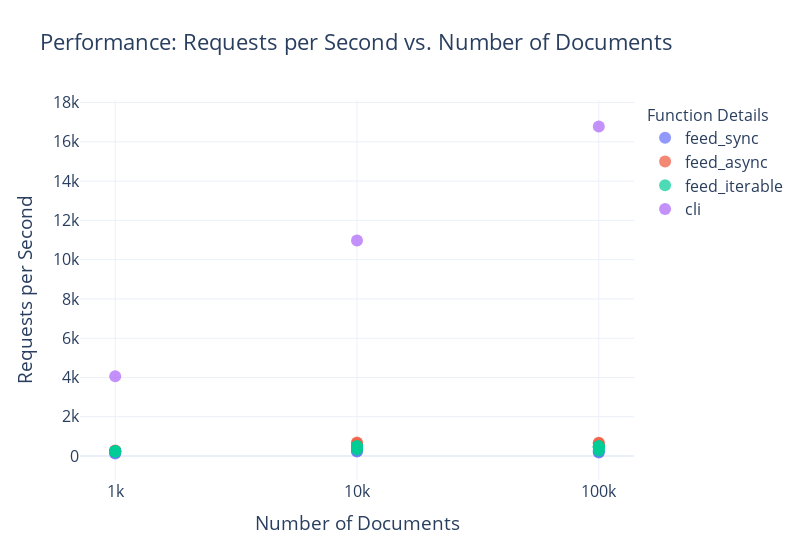

Notebook source saved alongside this figure:
### Code cell
df_total = pd.concat([df, df_cli])

plot_performance(df_total)

### Figure 1 — Plotly figure (JSON) as saved in the notebook; plotly's stock layout.template omitted (floating-point values rounded to 4 significant figures)
{"data": [{"customdata": [[null, null, 16], [null, null, 64], [null, null, 16], [null, null, 64], [null, null, 16], [null, null, 64]], "hovertemplate": "function_name=feed_sync<br>Number of Documents=%{x}<br>Requests per Second=%{y}<br>max_workers=%{customdata[0]}<br>max_queue_size=%{customdata[1]}<br>max_connections=%{customdata[2]}<extra></extra>", "legendgroup": "feed_sync", "marker": {"color": "#636efa", "opacity": 0.7, "size": 12, "symbol": "circle"}, "mode": "markers", "name": "feed_sync", "orientation": "v", "showlegend": true, "type": "scatter", "x": [1000, 1000, 10000, 10000, 100000, 100000], "xaxis": "x", "y": [127.9, 149.5, 249.4, 225.7, 209.3, 175.6], "yaxis": "y"}, {"customdata": [[null, null, 16], [null, null, 64], [null, null, 16], [null, null, 64], [null, null, 16], [null, null, 64]], "hovertemplate": "function_name=feed_async<br>Number of Documents=%{x}<br>Requests per Second=%{y}<br>max_workers=%{customdata[0]}<br>max_queue_size=%{customdata[1]}<br>max_connections=%{customdata[2]}<extra></extra>", "legendgroup": "feed_async", "marker": {"color": "#EF553B", "opacity": 0.7, "size": 12, "symbol": "circle"}, "mode": "markers", "name": "feed_async", "orientation": "v", "showlegend": true, "type": "scatter", "x": [1000, 1000, 10000, 10000, 100000, 100000], "xaxis": "x", "y": [260.6, 277.0, 646.3, 682.3, 649.5, 669.9], "yaxis": "y"}, {"customdata": [[16, 1000, 64], [16, 10000, 64], [64, 1000, 64], [64, 10000, 64], [16, 1000, 128], [16, 10000, 128], [64, 1000, 128], [64, 10000, 128], [16, 1000, 64], [16, 10000, 64], [64, 1000, 64], [64, 10000, 64], [16, 1000, 128], [16, 10000, 128], [64, 1000, 128], [64, 10000, 128], [16, 1000, 64], [16, 10000, 64], [64, 1000, 64], [64, 10000, 64], [16, 1000, 128], [16, 10000, 128], [64, 1000, 128], [64, 10000, 128]], "hovertemplate": "function_name=feed_iterable<br>Number of Documents=%{x}<br>Requests per Second=%{y}<br>max_workers=%{customdata[0]}<br>max_queue_size=%{customdata[1]}<br>max_connections=%{customdata[2]}<extra></extra>", "legendgroup": "feed_iterable", "marker": {"color": "#00cc96", "opacity": 0.7, "size": 12, "symbol": "circle"}, "mode": "markers", "name": "feed_iterable", "orientation": "v", "showlegend": true, "type": "scatter", "x": [1000, 1000, 1000, 1000, 1000, 1000, 1000, 1000, 10000, 10000, 10000, 10000, 10000, 10000, 10000, 10000, 100000, 100000, 100000, 100000, 100000, 100000, 100000, 100000], "xaxis": "x", "y": [238.9, 238.4, 224.9, 227.6, 232.6, 237.2, 226.9, 234.8, 414.0, 353.3, 498.6, 491.3, 420.5, 314.5, 486.6, 494.3, 435.7, 274.4, 511.7, 482.5, 434.3, 263.4, 484.7, 489.0], "yaxis": "y"}, {"customdata": [["unknown", "n/a", "unknown"], ["unknown", "n/a", "unknown"], ["unknown", "n/a", "unknown"]], "hovertemplate": "function_name=cli<br>Number of Documents=%{x}<br>Requests per Second=%{y}<br>max_workers=%{customdata[0]}<br>max_queue_size=%{customdata[1]}<br>max_connections=%{customdata[2]}<extra></extra>", "legendgroup": "cli", "marker": {"color": "#ab63fa", "opacity": 0.7, "size": 12, "symbol": "circle"}, "mode": "markers", "name": "cli", "orientation": "v", "showlegend": true, "type": "scatter", "x": [1000, 10000, 100000], "xaxis": "x", "y": [4065.0, 10980.0, 16780.0], "yaxis": "y"}], "layout": {"font": {"size": 16}, "legend": {"title": {"font": {"size": 16}, "text": "Function Details"}, "tracegroupgap": 0, "x": 800, "xanchor": "auto", "y": 1, "yanchor": "auto"}, "title": {"text": "Performance: Requests per Second vs. Number of Documents"}, "width": 800, "xaxis": {"anchor": "y", "domain": [0, 1], "ticktext": ["1k", "10k", "100k"], "tickvals": [1000, 10000, 100000], "title": {"text": "Number of Documents"}, "type": "log"}, "yaxis": {"anchor": "x", "domain": [0, 1], "title": {"text": "Requests per Second"}}}}
